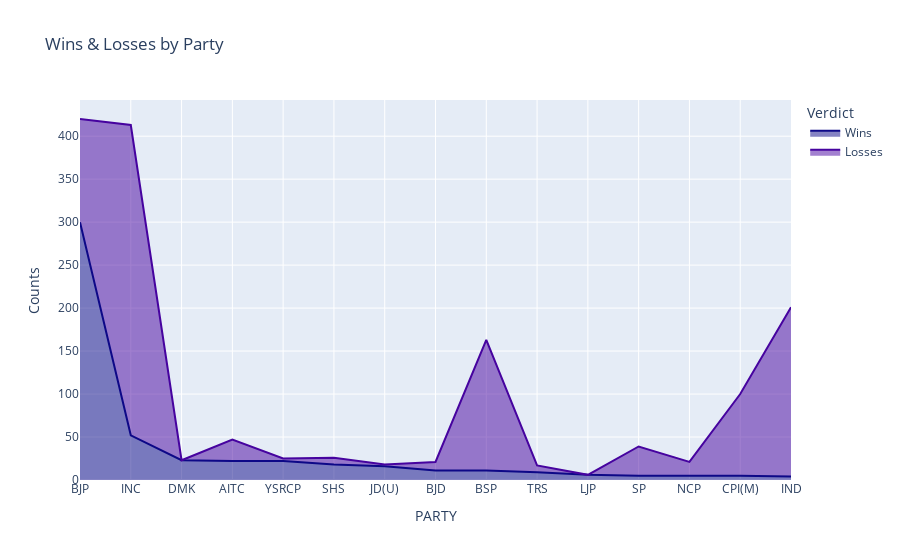

Source (notebook cell):
### Markdown cell above
#### What has been the general Win vs Loss relationship for the Parties in 2019?

### Code cell
vote_party = vote[vote['PARTY'] != 'NOTA']
party_constituencies = vote_party.groupby('PARTY')['CONSTITUENCY'].count().reset_index(name='Total Contested')
party_wins = vote_party[vote_party['WINNER'] == 1].groupby('PARTY')['WINNER'].count().reset_index(name='Wins')
party_summary = pd.merge(party_constituencies, party_wins, on='PARTY', how='left').fillna(0)
party_summary['Losses'] = party_summary['Total Contested'] - party_summary['Wins']
top15 = party_summary.sort_values(by='Wins', ascending=False).head(15)
plot_df = top15.melt(id_vars='PARTY', value_vars=['Wins', 'Losses'], 
                     var_name='Verdict', value_name='Counts')
fig = px.bar(
    plot_df,
    x='PARTY',
    y='Counts',
    color='Verdict',
    title='Win vs Loss Breakdown for Top 15 Political Parties',
    barmode='stack',
    text='Counts'
)
fig.update_layout(
    # xaxis_title='Political Party',
    yaxis_title='Number of Constituencies',
    xaxis_tickangle=-45
)
#
# fig.show()
fig = px.area(plot_df, x='PARTY', y='Counts', color='Verdict',
              title='Wins & Losses by Party',
            color_discrete_sequence=px.colors.sequential.Plasma)
fig.show()

### Figure 1 — Plotly figure (JSON) as saved in the notebook; plotly's stock layout.template omitted (floating-point values rounded to 4 significant figures)
{"data": [{"fillpattern": {"shape": ""}, "hovertemplate": "Verdict=Wins<br>PARTY=%{x}<br>Counts=%{y}<extra></extra>", "legendgroup": "Wins", "line": {"color": "#0d0887"}, "marker": {"symbol": "circle"}, "mode": "lines", "name": "Wins", "orientation": "v", "showlegend": true, "stackgroup": "1", "type": "scatter", "x": ["BJP", "INC", "DMK", "AITC", "YSRCP", "SHS", "JD(U)", "BJD", "BSP", "TRS", "LJP", "SP", "NCP", "CPI(M)", "IND"], "xaxis": "x", "y": [300.0, 52.0, 23.0, 22.0, 22.0, 18.0, 16.0, 11.0, 11.0, 9.0, 6.0, 5.0, 5.0, 5.0, 4.0], "yaxis": "y"}, {"fillpattern": {"shape": ""}, "hovertemplate": "Verdict=Losses<br>PARTY=%{x}<br>Counts=%{y}<extra></extra>", "legendgroup": "Losses", "line": {"color": "#46039f"}, "marker": {"symbol": "circle"}, "mode": "lines", "name": "Losses", "orientation": "v", "showlegend": true, "stackgroup": "1", "type": "scatter", "x": ["BJP", "INC", "DMK", "AITC", "YSRCP", "SHS", "JD(U)", "BJD", "BSP", "TRS", "LJP", "SP", "NCP", "CPI(M)", "IND"], "xaxis": "x", "y": [120.0, 361.0, 0.0, 25.0, 3.0, 8.0, 2.0, 10.0, 152.0, 8.0, 0.0, 34.0, 16.0, 95.0, 197.0], "yaxis": "y"}], "layout": {"legend": {"title": {"text": "Verdict"}, "tracegroupgap": 0}, "title": {"text": "Wins & Losses by Party"}, "xaxis": {"anchor": "y", "domain": [0, 1], "title": {"text": "PARTY"}}, "yaxis": {"anchor": "x", "domain": [0, 1], "title": {"text": "Counts"}}}}
